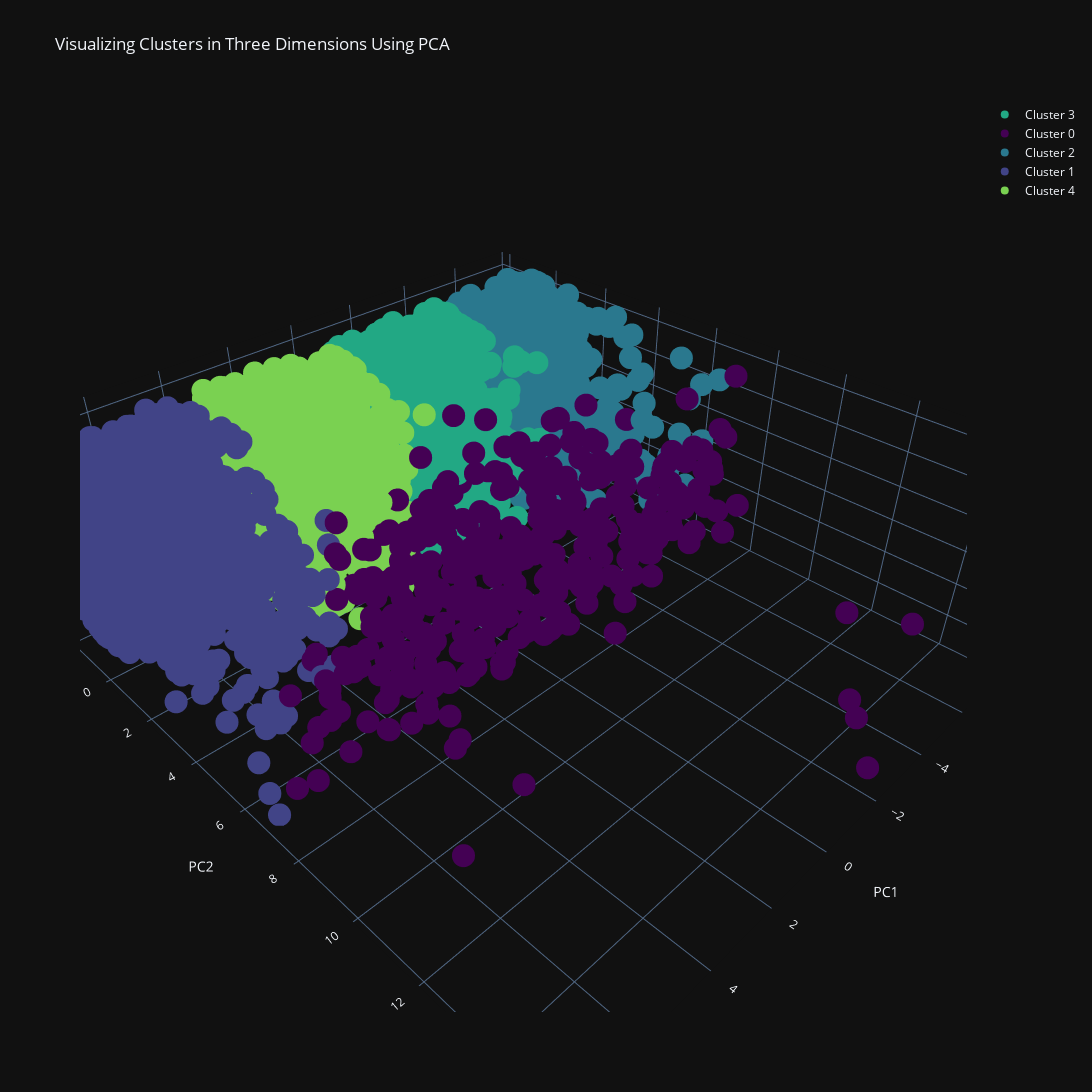

The notebook cell saved with this chart:
### Code cell
results = pd.concat([results.reset_index(drop=True), PCs_3d], axis=1, join='inner')
plot_clusters_3d(results)

### Figure 1 — Plotly figure (JSON) as saved in the notebook; plotly's stock layout.template omitted (floating-point values rounded to 4 significant figures; data arrays with more than 128 entries replaced by an {"elided": "..."} marker saying what was removed)
{"data": [{"marker": {"color": "#22a884"}, "mode": "markers", "name": "Cluster 3", "x": {"elided": "2488 float values"}, "y": {"elided": "2488 float values"}, "z": {"elided": "2488 float values"}, "type": "scatter3d"}, {"marker": {"color": "#440154"}, "mode": "markers", "name": "Cluster 0", "x": {"elided": "375 float values"}, "y": {"elided": "375 float values"}, "z": {"elided": "375 float values"}, "type": "scatter3d"}, {"marker": {"color": "#2a788e"}, "mode": "markers", "name": "Cluster 2", "x": {"elided": "2158 float values"}, "y": {"elided": "2158 float values"}, "z": {"elided": "2158 float values"}, "type": "scatter3d"}, {"marker": {"color": "#414487"}, "mode": "markers", "name": "Cluster 1", "x": {"elided": "2438 float values"}, "y": {"elided": "2438 float values"}, "z": {"elided": "2438 float values"}, "type": "scatter3d"}, {"marker": {"color": "#7ad151"}, "mode": "markers", "name": "Cluster 4", "x": {"elided": "2541 float values"}, "y": {"elided": "2541 float values"}, "z": {"elided": "2541 float values"}, "type": "scatter3d"}], "layout": {"height": 1200, "scene": {"xaxis": {"ticklen": 5, "title": {"text": "PC1"}, "zeroline": false}, "yaxis": {"ticklen": 5, "title": {"text": "PC2"}, "zeroline": false}, "zaxis": {"ticklen": 5, "title": {"text": "PC3"}, "zeroline": false}}, "title": {"text": "Visualizing Clusters in Three Dimensions Using PCA"}, "width": 1600}}
